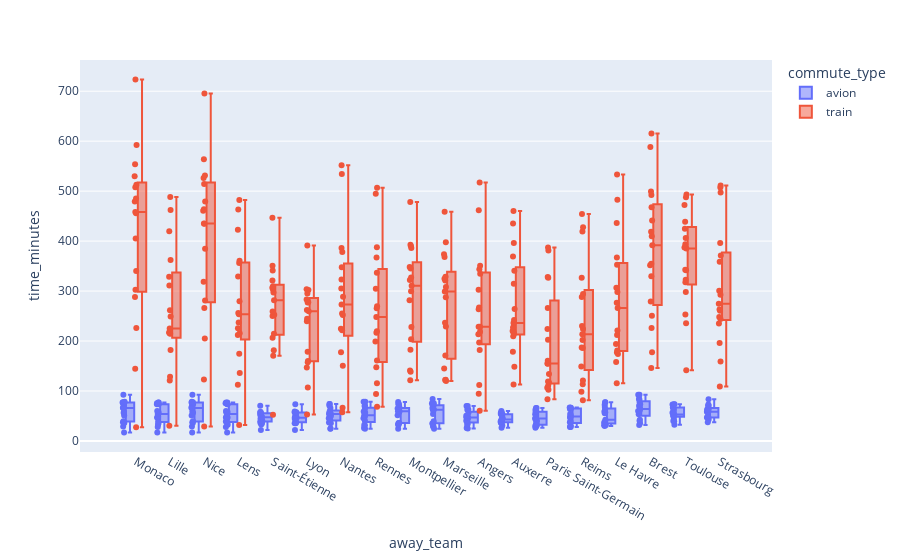

The notebook cell saved with this chart:
### Code cell
px.box(
    df_commutes.sort_values('time_minutes'),
    x='away_team',
    y="time_minutes",
    color='commute_type',
    points="all"
)

### Figure 1 — Plotly figure (JSON) as saved in the notebook; plotly's stock layout.template omitted (floating-point values rounded to 4 significant figures; data arrays with more than 128 entries replaced by an {"elided": "..."} marker saying what was removed)
{"data": [{"alignmentgroup": "True", "boxpoints": "all", "hovertemplate": "commute_type=avion<br>away_team=%{x}<br>time_minutes=%{y}<extra></extra>", "legendgroup": "avion", "marker": {"color": "#636efa"}, "name": "avion", "notched": false, "offsetgroup": "avion", "orientation": "v", "showlegend": true, "type": "box", "x": {"elided": "306 str values"}, "x0": " ", "xaxis": "x", "y": {"elided": "306 float values"}, "y0": " ", "yaxis": "y"}, {"alignmentgroup": "True", "boxpoints": "all", "hovertemplate": "commute_type=train<br>away_team=%{x}<br>time_minutes=%{y}<extra></extra>", "legendgroup": "train", "marker": {"color": "#EF553B"}, "name": "train", "notched": false, "offsetgroup": "train", "orientation": "v", "showlegend": true, "type": "box", "x": {"elided": "306 str values"}, "x0": " ", "xaxis": "x", "y": {"elided": "306 float values"}, "y0": " ", "yaxis": "y"}], "layout": {"boxmode": "group", "legend": {"title": {"text": "commute_type"}, "tracegroupgap": 0}, "margin": {"t": 60}, "xaxis": {"anchor": "y", "domain": [0, 1], "title": {"text": "away_team"}}, "yaxis": {"anchor": "x", "domain": [0, 1], "title": {"text": "time_minutes"}}}}
